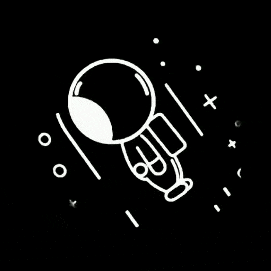
#> input picture docs/product/assets/smalltv-ultra/pictures/spaceman.gif, 271 x 271 px
$ python build_weather_spaceman.py
#> lines starting #> are read from the running program, lines starting #| are printed output that depends on the picture
### tools/build_weather_font.py
from pathlib import Path
from PIL import Image, ImageDraw, ImageFont

ROOT = Path(__file__).resolve().parents[1]
FONT = ROOT / 'examples/themes/bebas-clock/fonts/BebasNeue-Regular.ttf'


# [15 lines left out: functions glyph, pack, not called in this run]


def encode_glyph(values):
    encoded,position=[],0
    while position<len(values):
        flag_at=len(encoded)
        encoded.append(0)
        for bit in range(8):
            if position>=len(values):
                break
            best_length,best_distance=0,0
            for distance in range(1,min(position,1024)+1):
                length=0
                while length<66 and position+length<len(values) and values[position+length]==values[position+length-distance]:
                    length+=1
                if length>best_length:
                    best_length,best_distance=length,distance
                if length==66:
                    break
            if best_length>=3:
                token=((best_distance-1)<<6)|(best_length-3)
                encoded.extend([token>>8,token&255])
                position+=best_length
            else:
                encoded[flag_at]|=1<<bit
                encoded.append(values[position])
                position+=1
    return encoded


# [36 lines left out: functions letter_glyph, main, not called in this run]


# [2 lines that do not run on import are left out]

### tools/build_weather_spaceman.py
from pathlib import Path
from PIL import Image, ImageSequence
from build_weather_font import encode_glyph

ROOT = Path(__file__).resolve().parents[1]
SOURCE = ROOT/'docs/product/assets/smalltv-ultra/pictures/spaceman.gif'
OUTPUT = ROOT/'src/features/weather/WeatherSpaceman.h'
SIZE = 56


def encode(values):
    result = []
    previous, count = None, 0
    for value in values:
        if value != previous or count == 128:
            if count:
                result.append((previous << 7) | (count - 1))
            previous, count = value, 1
        else:
            count += 1
    if count:
        result.append((previous << 7) | (count - 1))
    return result


def generate():
    data, offsets, deadlines = [], [0], []
    with Image.open(SOURCE) as animation:
#> animation is the input picture: PIL image 271x271 P; mean R, G, B 16, 16.2, 15.9
        for frame in ImageSequence.Iterator(animation):
            image = frame.convert('L').resize((SIZE, SIZE), Image.Resampling.LANCZOS)
            values = [int(value >= 100) for value in image.tobytes()]
            packed = [sum(values[index+bit] << (7-bit) for bit in range(8)) for index in range(0,len(values),8)]
            data.extend(encode_glyph(packed))
            offsets.append(len(data))
            deadlines.append((deadlines[-1] if deadlines else 0) + max(20, frame.info.get('duration', 80)))
#> this loop made 14 passes
#> pass 1, in generate, `image = frame.convert('L').resize((SIZE, SIZE), Image.Resampling.LANCZ..`:
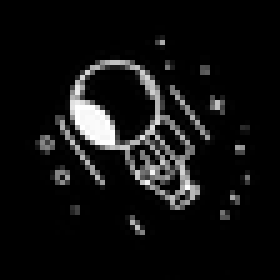
#> image: PIL image 56x56 L (shown 5 times larger); min 0, max 255, mean 17.3
#> pass 2, in generate, `image = frame.convert('L').resize((SIZE, SIZE), Image.Resampling.LANCZ..`:
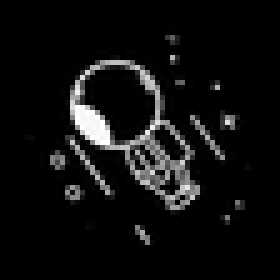
#> image: PIL image 56x56 L (shown 5 times larger); min 0, max 255, mean 15.5
#> pass 3, in generate, `image = frame.convert('L').resize((SIZE, SIZE), Image.Resampling.LANCZ..`:
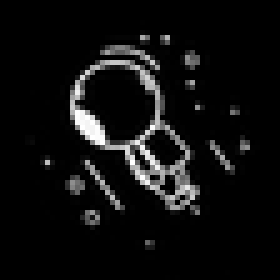
#> image: PIL image 56x56 L (shown 5 times larger); min 0, max 255, mean 15
#> after the loop, data = 2496 values, max 255 at index 265, min 0 at index 1, mean 71.72; deadlines = [80, 160, 240, 320, 400, 480, 560, 640, 720, 800, 880, 960, 1040, 1120]; offsets = [0, 185, 368, 550, 730, 910, 1093, 1278, 1444, 1613, 1794, 1966, 2140, 2324, 2496]
    lines = ['#pragma once', '#include <cstdint>', '#ifdef ARDUINO', '#include <pgmspace.h>',
             '#define WEATHER_SPRITE_FLASH PROGMEM', '#else', '#define WEATHER_SPRITE_FLASH', '#endif',
             f'constexpr unsigned WeatherSpacemanSize = {SIZE};',
             f'constexpr unsigned WeatherSpacemanFrames = {len(deadlines)};',
             f'constexpr uint32_t WeatherSpacemanDuration = {deadlines[-1]};',
             'static const uint16_t weatherSpacemanOffsets[] WEATHER_SPRITE_FLASH = {' + ','.join(map(str, offsets)) + '};',
             'static const uint16_t weatherSpacemanDeadlines[] WEATHER_SPRITE_FLASH = {' + ','.join(map(str, deadlines)) + '};',
             'static const uint8_t weatherSpacemanPixels[] WEATHER_SPRITE_FLASH = {']
    for index in range(0, len(data), 24):
        lines.append('  '+','.join(map(str, data[index:index+24]))+',')
#> this loop made 104 passes
#> index on passes 2 to 13: 24, 48, 72, 96, 120, 144, 168, 192, 216, 240, 264, 288
#> after the loop, lines = 118 items, first 6: '#pragma once', '#include <cstdint>', '#ifdef ARDUINO', '#include <pgmspace.h>', '#define WEATHER_SPRITE_FLASH PROGMEM', '#else'
    lines.extend(['};', '#undef WEATHER_SPRITE_FLASH', ''])
    return '\n'.join(lines)


if __name__ == '__main__':
    OUTPUT.write_text(generate(), encoding='utf-8')
    print(OUTPUT)
